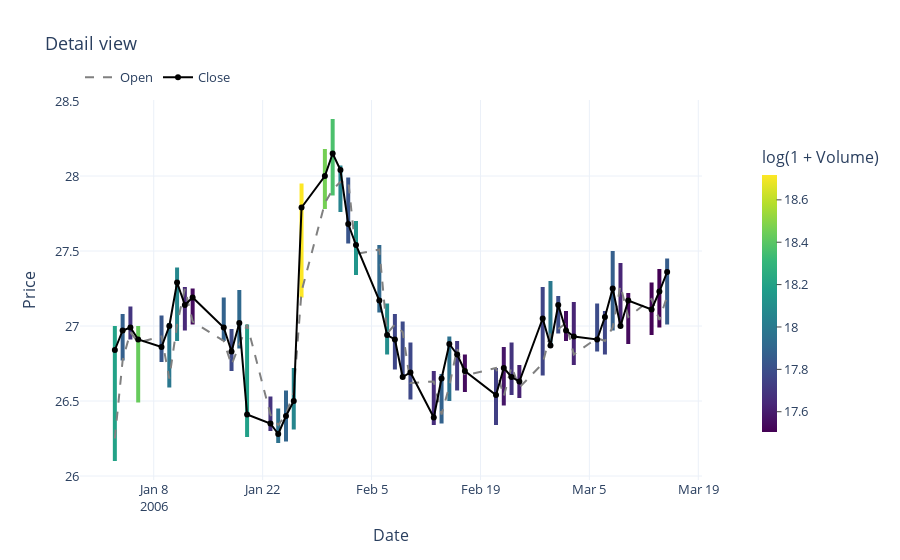
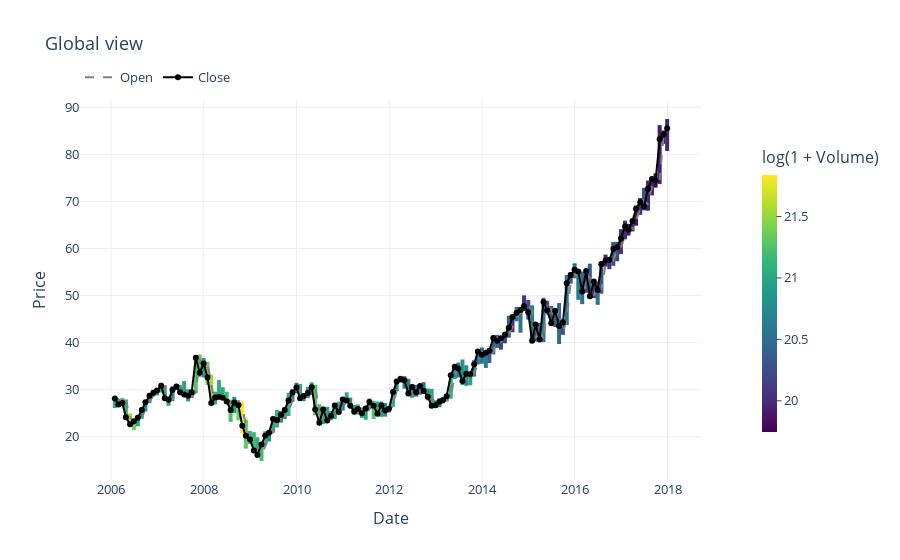

The notebook cell these images were saved under, in order:
### Markdown cell above
## Visualise time-series

### Code cell
StockVisualizer(title="Detail view").visualize(raw_df[:50])

# Convert the Date column to datetime
raw_df["Date"] = pd.to_datetime(raw_df["Date"], format="%Y-%m-%d", errors="raise")

# Create a YearMonth column for grouping
raw_df["YearMonth"] = raw_df["Date"].dt.to_period("M")

# Aggregate monthly data
compressed_df = (
    raw_df.sort_values("Date")
    .groupby("YearMonth", group_keys=False)
    .apply(
        lambda g: pd.Series({
            "Date": g["Date"].iloc[-1],          # last trading day of the month
            "Open": g["Open"].iloc[0],           # open of first day
            "High": g["High"].max(),             # highest high
            "Low": g["Low"].min(),               # lowest low
            "Close": g["Close"].iloc[-1],        # close of last day
            "Volume": g["Volume"].sum(),         # total volume
            "Name": g["Name"].iloc[0]            # ticker
        }),
        include_groups=False
    )
    .reset_index(drop=True)
)


StockVisualizer(title="Global view").visualize(compressed_df)
